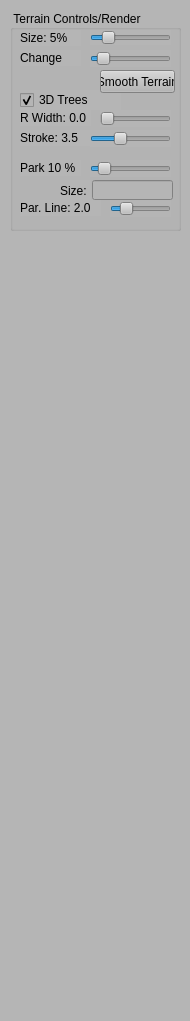
<?xml version="1.0" encoding="UTF-8"?>
<ui version="4.0">
 <class>ControlWidget</class>
 <widget class="QDockWidget" name="ControlWidget">
  <property name="geometry">
   <rect>
    <x>0</x>
    <y>0</y>
    <width>190</width>
    <height>1021</height>
   </rect>
  </property>
  <property name="minimumSize">
   <size>
    <width>190</width>
    <height>240</height>
   </size>
  </property>
  <property name="styleSheet">
   <string notr="true">background-color: rgb(181, 181, 181);</string>
  </property>
  <widget class="QWidget" name="dockWidgetContents">
   <widget class="QGroupBox" name="groupBox_6">
    <property name="geometry">
     <rect>
      <x>10</x>
      <y>10</y>
      <width>171</width>
      <height>221</height>
     </rect>
    </property>
    <property name="title">
     <string>Terrain Controls/Render</string>
    </property>
    <widget class="QLabel" name="terrainPaint_sizeLabel">
     <property name="geometry">
      <rect>
       <x>10</x>
       <y>20</y>
       <width>61</width>
       <height>16</height>
      </rect>
     </property>
     <property name="text">
      <string>Size: 5%</string>
     </property>
    </widget>
    <widget class="QLabel" name="terrainPaint_changeLabel">
     <property name="geometry">
      <rect>
       <x>10</x>
       <y>40</y>
       <width>61</width>
       <height>16</height>
      </rect>
     </property>
     <property name="text">
      <string>Change</string>
     </property>
    </widget>
    <widget class="QSlider" name="terrainPaint_sizeSlider">
     <property name="geometry">
      <rect>
       <x>80</x>
       <y>20</y>
       <width>81</width>
       <height>15</height>
      </rect>
     </property>
     <property name="maximumSize">
      <size>
       <width>16777215</width>
       <height>17</height>
      </size>
     </property>
     <property name="minimum">
      <number>1</number>
     </property>
     <property name="maximum">
      <number>25</number>
     </property>
     <property name="value">
      <number>5</number>
     </property>
     <property name="orientation">
      <enum>Qt::Horizontal</enum>
     </property>
    </widget>
    <widget class="QSlider" name="terrainPaint_changeSlider">
     <property name="geometry">
      <rect>
       <x>80</x>
       <y>40</y>
       <width>81</width>
       <height>17</height>
      </rect>
     </property>
     <property name="maximumSize">
      <size>
       <width>16777215</width>
       <height>17</height>
      </size>
     </property>
     <property name="minimum">
      <number>1</number>
     </property>
     <property name="value">
      <number>10</number>
     </property>
     <property name="orientation">
      <enum>Qt::Horizontal</enum>
     </property>
    </widget>
    <widget class="QLabel" name="render_2DroadsStrokeLabel">
     <property name="geometry">
      <rect>
       <x>10</x>
       <y>120</y>
       <width>71</width>
       <height>16</height>
      </rect>
     </property>
     <property name="text">
      <string>Stroke: 3.5</string>
     </property>
    </widget>
    <widget class="QSlider" name="render_2DroadsStrokeSlider">
     <property name="geometry">
      <rect>
       <x>80</x>
       <y>120</y>
       <width>81</width>
       <height>17</height>
      </rect>
     </property>
     <property name="maximumSize">
      <size>
       <width>16777215</width>
       <height>17</height>
      </size>
     </property>
     <property name="maximum">
      <number>100</number>
     </property>
     <property name="value">
      <number>35</number>
     </property>
     <property name="orientation">
      <enum>Qt::Horizontal</enum>
     </property>
    </widget>
    <widget class="QSlider" name="render_2DroadsExtraWidthSlider">
     <property name="geometry">
      <rect>
       <x>90</x>
       <y>100</y>
       <width>71</width>
       <height>17</height>
      </rect>
     </property>
     <property name="maximumSize">
      <size>
       <width>16777215</width>
       <height>17</height>
      </size>
     </property>
     <property name="maximum">
      <number>100</number>
     </property>
     <property name="orientation">
      <enum>Qt::Horizontal</enum>
     </property>
    </widget>
    <widget class="QLabel" name="render_2DroadsExtraWidthLabel">
     <property name="geometry">
      <rect>
       <x>10</x>
       <y>100</y>
       <width>71</width>
       <height>16</height>
      </rect>
     </property>
     <property name="text">
      <string>R Width: 0.0</string>
     </property>
    </widget>
    <widget class="QLabel" name="render_2DparksLabel">
     <property name="geometry">
      <rect>
       <x>10</x>
       <y>150</y>
       <width>61</width>
       <height>16</height>
      </rect>
     </property>
     <property name="text">
      <string>Park 10 %</string>
     </property>
    </widget>
    <widget class="QSlider" name="render_2DparksSlider">
     <property name="geometry">
      <rect>
       <x>80</x>
       <y>150</y>
       <width>81</width>
       <height>17</height>
      </rect>
     </property>
     <property name="maximumSize">
      <size>
       <width>16777215</width>
       <height>17</height>
      </size>
     </property>
     <property name="value">
      <number>10</number>
     </property>
     <property name="orientation">
      <enum>Qt::Horizontal</enum>
     </property>
    </widget>
    <widget class="QCheckBox" name="render_3DtreesCheckBox">
     <property name="geometry">
      <rect>
       <x>10</x>
       <y>80</y>
       <width>101</width>
       <height>20</height>
      </rect>
     </property>
     <property name="text">
      <string>3D Trees</string>
     </property>
     <property name="checked">
      <bool>true</bool>
     </property>
    </widget>
    <widget class="QLabel" name="render_2DparcelLineLabel">
     <property name="geometry">
      <rect>
       <x>10</x>
       <y>190</y>
       <width>81</width>
       <height>16</height>
      </rect>
     </property>
     <property name="text">
      <string>Par. Line: 2.0</string>
     </property>
    </widget>
    <widget class="QSlider" name="render_2DparcelLineSlider">
     <property name="geometry">
      <rect>
       <x>100</x>
       <y>190</y>
       <width>61</width>
       <height>17</height>
      </rect>
     </property>
     <property name="maximumSize">
      <size>
       <width>16777215</width>
       <height>17</height>
      </size>
     </property>
     <property name="maximum">
      <number>100</number>
     </property>
     <property name="value">
      <number>20</number>
     </property>
     <property name="orientation">
      <enum>Qt::Horizontal</enum>
     </property>
    </widget>
    <widget class="QPushButton" name="terrain_smooth">
     <property name="geometry">
      <rect>
       <x>90</x>
       <y>60</y>
       <width>75</width>
       <height>23</height>
      </rect>
     </property>
     <property name="text">
      <string>Smooth Terrain</string>
     </property>
    </widget>
    <widget class="QLineEdit" name="lineEditMaxBlockSizeForPark">
     <property name="geometry">
      <rect>
       <x>82</x>
       <y>170</y>
       <width>81</width>
       <height>20</height>
      </rect>
     </property>
    </widget>
    <widget class="QLabel" name="label_15">
     <property name="geometry">
      <rect>
       <x>50</x>
       <y>170</y>
       <width>31</width>
       <height>21</height>
      </rect>
     </property>
     <property name="text">
      <string>Size:</string>
     </property>
    </widget>
   </widget>
  </widget>
 </widget>
 <tabstops>
  <tabstop>terrainPaint_sizeSlider</tabstop>
  <tabstop>terrainPaint_changeSlider</tabstop>
  <tabstop>render_3DtreesCheckBox</tabstop>
  <tabstop>render_2DroadsExtraWidthSlider</tabstop>
  <tabstop>render_2DroadsStrokeSlider</tabstop>
  <tabstop>render_2DparksSlider</tabstop>
  <tabstop>render_2DparcelLineSlider</tabstop>
 </tabstops>
 <resources/>
 <connections/>
</ui>
